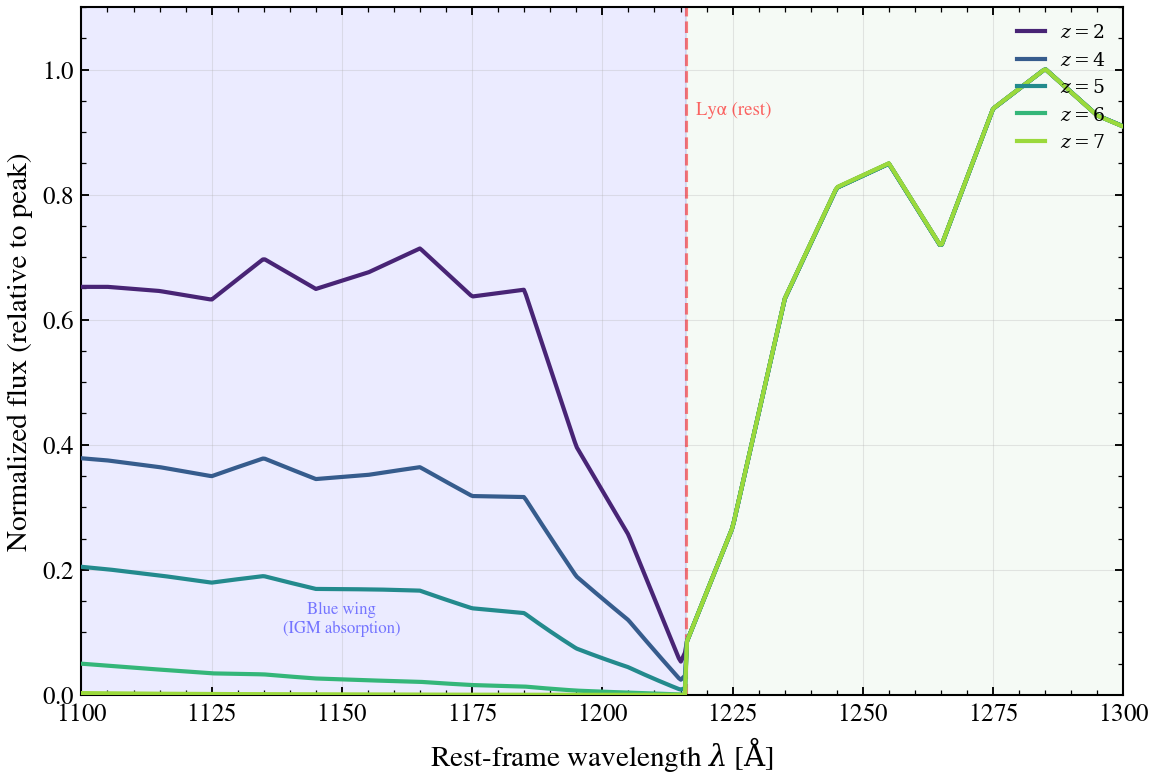

This chart was generated by the following Python code:
"""
Lyman-alpha profile and IGM blue-wing absorption across redshift
==================================================================

The Lyman-alpha (Lyα) emission line at rest-frame 1216 Å is one of the strongest
hydrogen recombination features in star-forming galaxies. As the redshift increases
from z = 2 to z = 7, the IGM becomes progressively opaque at wavelengths
shortward of Lyα (the "blue wing"), due to cumulative Lyman-series absorption
from neutral hydrogen in the intergalactic medium.

This figure shows a young star-forming galaxy SED with strong Lyα emission,
redshifted and IGM-attenuated across five epochs. The characteristic signatures
are:

- Rest-frame Lyα sits at 1216 Å; in the observer frame it moves to
  (1+z) × 1216 Å
- Wavelengths shortward of Lyα (the Lyman forest) become progressively
  absorbed at higher redshift due to neutral hydrogen absorption
- The red side (Lyα + a few hundred Ångströms) remains mostly unaffected
  by IGM

- At z ≥ 6, the blue wing is severely damped, which is why Lyα emission
  becomes difficult to detect in high-redshift galaxies

This is the foundational principle behind Lyα-dropout selection and the
growing difficulty in detecting Lyα emission at the Epoch of Reionization.

References:
- Madau, P. 1995, ApJ, 441, 18 (foundational IGM absorption model)
- Inoue, A. T., Iwata, I., Deharveng, J. M., et al. 2014, MNRAS, 442, 1805
  (modern IGM prescription used here)
"""

import os

os.environ["TF_CPP_MIN_LOG_LEVEL"] = "2"  # suppress XLA/PjRt C++ INFO+WARNING logs

import warnings

import jax
import matplotlib.pyplot as plt
import numpy as np

import tengri
from tengri.analysis.plotting import setup_style
from tengri.components.igm import igm_transmission

setup_style()
warnings.filterwarnings("ignore", message=".*BakedInBackend.*")

# Physical constants
C_AA_PER_S = 2.998e18  # Speed of light in Angstrom/second
LYMAN_ALPHA_REST = 1216.0  # Angstrom, rest-frame Lyα wavelength

# Redshifts to display: from local universe to epoch of reionization
REDSHIFTS = [2.0, 4.0, 5.0, 6.0, 7.0]
COLORS = plt.cm.viridis(np.linspace(0.1, 0.85, len(REDSHIFTS)))

# Model configuration: young star-forming galaxy
# Uses the stellar continuum from a young SSP to approximate strong Lyα emission
# (typical in star-forming galaxies at z > 2)
SFH = {
    "type": "dpl",
    "*": tengri.FIXED,
    "tau_gyr": 0.2,  # Young starburst timescale
    "log_total_mass": 10.0,  # Moderately intense star formation
    "alpha": 3.0,  # Rising SFR at early times
    "beta": 2.0,  # Declining SFR at late times
}

# Minimal dust to preserve continuum strength
DUST = {"type": "two_component", "*": tengri.FIXED, "tau_diff": 0.05, "tau_bc": 0.05}

# Build model with IGM absorption enabled
ssp = tengri.load_ssp()
model = tengri.SEDModel.build(
    ssp,
    sfh=SFH,
    dust=DUST,
    igm={"type": "inoue14"},  # Inoue et al. 2014 IGM model
    redshift=tengri.Uniform(1.5, 8.0),
)

# Sample parameters once (redshift will be overridden in the loop)
p_base = dict(model.spec.sample(jax.random.PRNGKey(0)))

# Rest-frame wavelength grid: focused on Lyman-alpha region
wave_rest = np.linspace(1100.0, 1300.0, 512)  # 1100–1300 Å rest-frame

# Create figure
fig, ax = plt.subplots(figsize=(8.0, 5.5))

# Process each redshift
for z, color in zip(REDSHIFTS, COLORS):
    # Override redshift parameter
    params = {**p_base, "redshift": float(z)}

    # Get rest-frame SED
    out = model.predict_rest_sed(params)
    wave_rest_out = np.asarray(out.wavelength)
    sed_rest = np.asarray(out.sed)

    # Interpolate to our wavelength grid for cleaner visualization
    sed_interp = np.interp(wave_rest, wave_rest_out, sed_rest, left=0, right=0)

    # Transform to observed frame for IGM calculation
    wave_obs = wave_rest * (1.0 + z)

    # Compute IGM transmission in observed frame
    igm_trans = igm_transmission(wave_obs, z_source=z)

    # Apply IGM attenuation in observed frame, then transform flux back
    # Note: IGM operates on F_lambda, and attenuation is wavelength-dependent
    sed_attenuated = sed_interp * igm_trans

    # Normalize for visual clarity (allows comparison of profile shapes)
    i_peak = np.argmax(sed_attenuated)
    sed_norm = sed_attenuated / sed_attenuated[i_peak]

    # Plot rest-frame wavelength vs normalized flux
    ax.plot(
        wave_rest,
        sed_norm,
        color=color,
        lw=2.0,
        label=f"$z = {z:g}$",
        zorder=4,
    )

# Highlight the Lyman-alpha rest-frame position
ax.axvline(LYMAN_ALPHA_REST, color="red", ls="--", lw=1.5, alpha=0.5, zorder=2)
ax.text(
    LYMAN_ALPHA_REST + 2,
    0.95,
    "Lyα (rest)",
    rotation=0,
    fontsize=9,
    color="red",
    alpha=0.6,
    va="top",
)

# Shade the region of blue-wing absorption (shortward of Lyα)
ax.axvspan(1100, LYMAN_ALPHA_REST, alpha=0.08, color="blue", zorder=1)
ax.text(
    1150,
    0.1,
    "Blue wing\n(IGM absorption)",
    fontsize=8,
    ha="center",
    color="blue",
    alpha=0.5,
)

# Shade the red side (mostly unaffected by IGM)
ax.axvspan(LYMAN_ALPHA_REST, 1300, alpha=0.04, color="green", zorder=1)

# Formatting
ax.set(
    xlim=(1100, 1300),
    ylim=(0, 1.1),
    xlabel=r"Rest-frame wavelength $\lambda$ [$\mathrm{\AA}$]",
    ylabel=r"Normalized flux (relative to peak)",
)
ax.legend(frameon=False, fontsize=9, loc="upper right")
ax.grid(True, alpha=0.3, which="major")

fig.tight_layout()
plt.savefig("plot_lyman_alpha_igm_attenuation.png", dpi=150, bbox_inches="tight")
print("Saved: plot_lyman_alpha_igm_attenuation.png")
